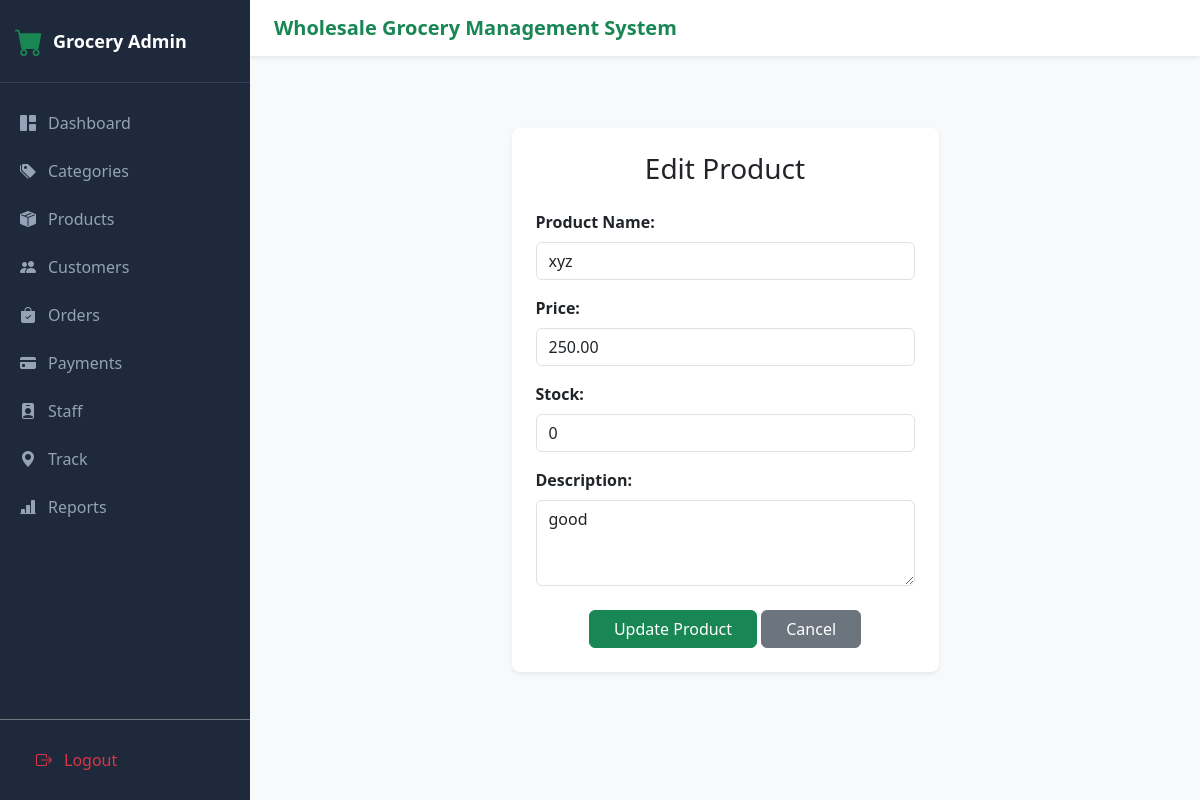
The page /edit-product/4/ (signed in) on the database its author committed.
### GroceryApp/models.py (models this page shows, shortened)
class Product(models.Model):
    productname = models.CharField(max_length=200)
    category = models.ForeignKey(Category, on_delete=models.CASCADE, related_name='products')
    description = models.TextField(blank=True, null=True)
    price = models.DecimalField(max_digits=10, decimal_places=2)
    stock = models.PositiveBigIntegerField(default=0)
    main_image = models.ImageField(upload_to='products/', null=True, blank=True)
    status = models.BooleanField(default=True)

### GroceryApp/views.py (the view, shortened to what this page needs)
# urls.py: path("edit-product/<int:id>/", views.edit_product,name='edit_product'),
def edit_product(request,id):
    if not request.session.get('is_admin'):
        return redirect('/admin-login/')
    product = get_object_or_404(Product,id=id)
    return render(request,'admin/edit_product.html',{'product':product})

### templates/admin/edit_product.html (shortened to what this page needs)
{% extends 'admin/admin_base.html'%}
{% block content %}
        <div class="container mt-5">
            <div class="row justify-content-center">
                <div class="col-md-6">
                    <div class="card shadow-sm border-0 rounded-3 p-4">
                        <h3 class="text-center mb-4">Edit Product</h3>
                        <form method="POST" enctype="multipart/form-data">
                            <div class="mb-3">
                                <label class="form-label fw-bold">Product Name:</label>
                                <input type="text" name="name" class="form-control" value="{{ product.productname }}" required>
                            </div>
                            <div class="mb-3">
                                <label class="form-label fw-bold">Price:</label>
                                <input type="number" step="0.01" name="price" class="form-control" value="{{ product.price }}" required>
                            </div>
                            <div class="mb-3">
                                <label class="form-label fw-bold">Stock:</label>
                                <input type="number" name="stock" class="form-control" value="{{ product.stock }}" required>
                            </div>
                            <div class="mb-3">
                                <label class="form-label fw-bold">Description:</label>
                                <textarea name="description" class="form-control" rows="3" required>{{ product.description }}</textarea>
                            </div>
                            <div class="text-center mt-4">
                                <button type="submit" class="btn btn-success px-4">Update Product</button>
                                <a href="{% url 'show_product' %}" class="btn btn-secondary px-4">Cancel</a>
                            </div>
                        </form>
                    </div>
                </div>
            </div>
        </div>
{% endblock %}

### templates/admin/admin_base.html (style rules this page uses)
body { background-color: #f8f9fa; font-family: 'Segoe UI', Tahoma, Geneva, Verdana, sans-serif; }

### rows shown on the page
Product: name "xyz", price "250.00", stock "0", description "good"
